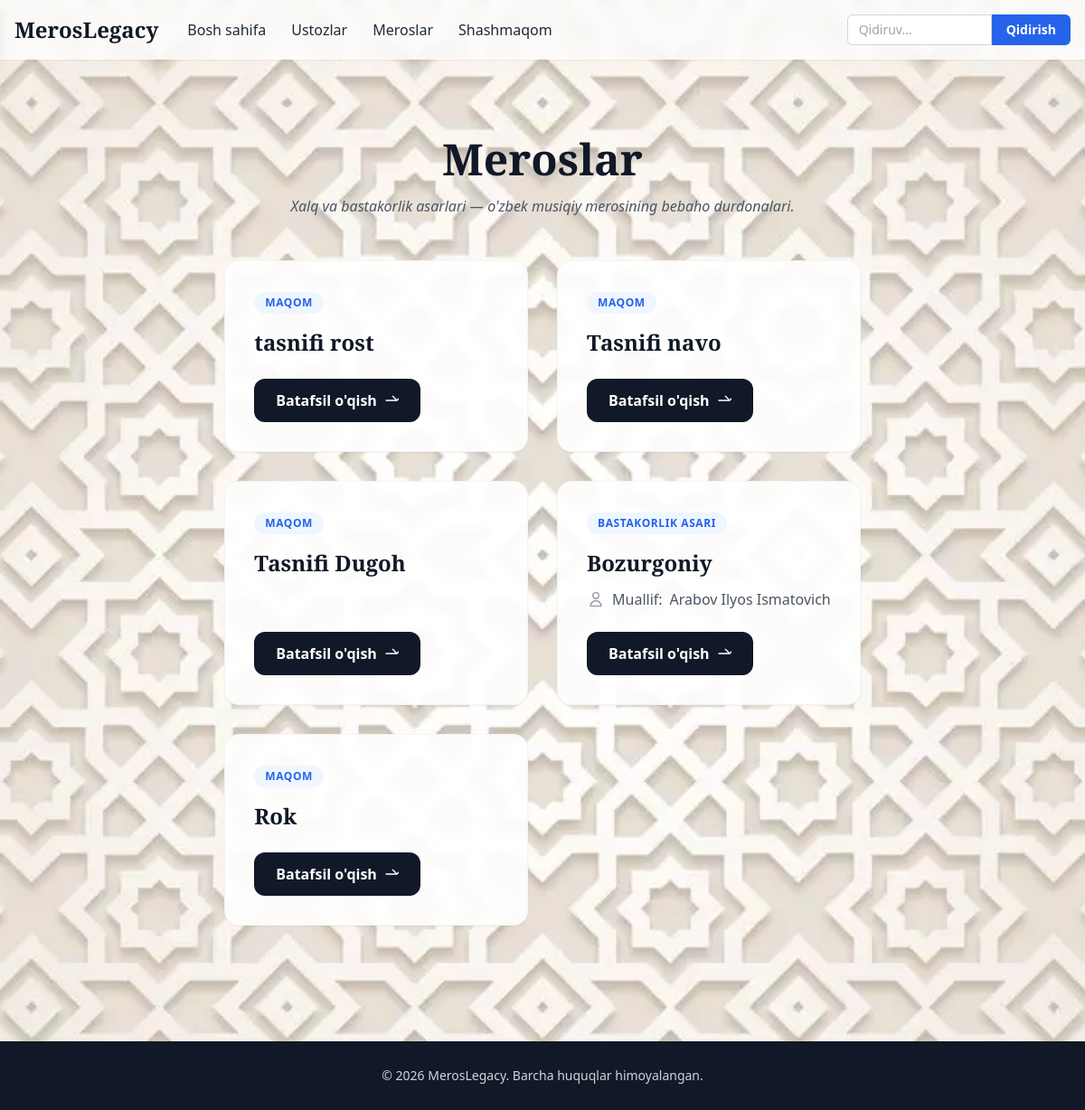
The app's page /meros/, older data.
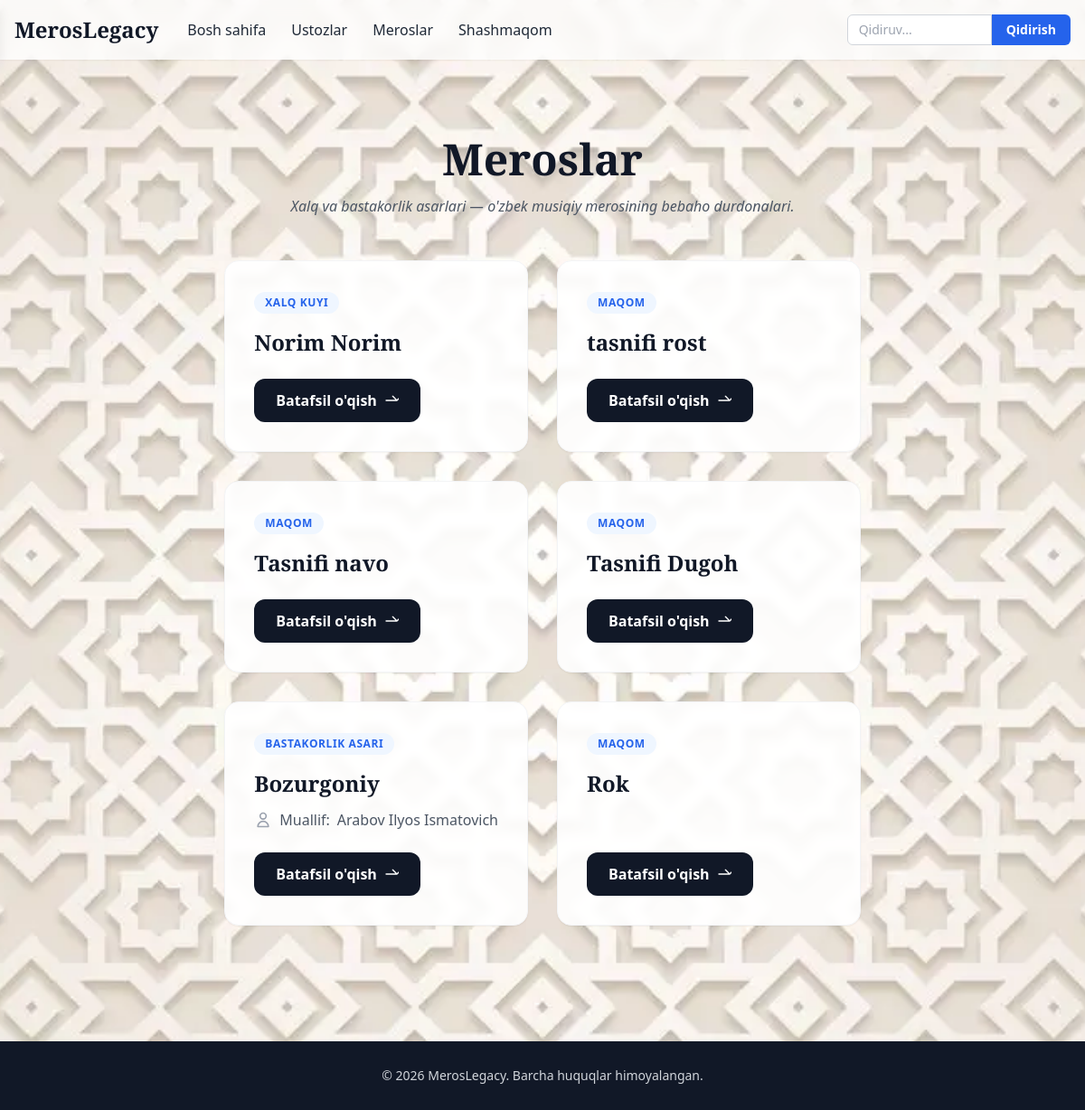
The same page, newer data.
### index/models.py (models this page shows, shortened)
class Meros(models.Model):
    RESOURCE_TYPES = [
        ('asar', 'Xalq kuyi'),
        ('composition', 'Bastakorlik asari'),
    ]
    title = models.CharField(max_length=255, verbose_name="Nom")
    teacher = models.ForeignKey(
        Teacher, on_delete=models.SET_NULL, null=True, blank=True, related_name='meroslar',
        verbose_name="Muallif (agar bo‘lsa)"
    )
    resource_type = models.CharField(max_length=20, choices=RESOURCE_TYPES, verbose_name="Turi")
    notes_file = models.FileField(upload_to='meros/notes/', blank=True, null=True, verbose_name="Nota fayli (PDF)")
    lyrics = models.TextField(blank=True, null=True, verbose_name="Matni / Tavsifi")
    youtube_link = models.URLField(blank=True, null=True, verbose_name="YouTube havolasi")
    created_at = models.DateTimeField(auto_now_add=True)
    slug = models.SlugField(unique=True, blank=True)
    class Meta:
        verbose_name = "Meros"
        verbose_name_plural = "Meroslar"
        ordering = ['-created_at']
    def get_absolute_url(self):
        return reverse("meros_detail", kwargs={'slug': self.slug})

class Teacher(models.Model):
    full_name = models.CharField(max_length=255, verbose_name="To'liq ismi")
    photo = models.ImageField(upload_to='teachers/photos/', blank=True, null=True, verbose_name='Foto')
    birth_date = models.DateField(blank=True, null=True, verbose_name="Tug'ilgan sanasi")
    death_date = models.DateField(blank=True, null=True, verbose_name="Vafot etgan sanasi")
    birth_place = models.CharField(max_length=255, verbose_name="Tug'ilgan joyi")
    profession = models.CharField(max_length=255, verbose_name="Kasbi / Cholg'u asbobi")
    biography = models.TextField(verbose_name="Biografiyasi")
    achievements = models.TextField(verbose_name="Yutuqlari", blank=True, null=True)
    slug = models.SlugField(unique=True, blank=True)
    created_at = models.DateTimeField(auto_now_add=True)
    updated_at = models.DateTimeField(auto_now=True)
    class Meta:
        verbose_name = "O'qituvchi"
        verbose_name_plural = "O'qituvchilar"
        ordering = ['full_name']

### index/views.py (the view)
# urls.py: path('meros/', views.meros_list, name='meros_list'),
def meros_list(request):
    meroslar = Meros.objects.all()
    return render(request, 'meros_list.html', {'meroslar': meroslar})

### index/templates/meros_list.html (shortened to what this page needs)
{% extends 'base.html' %}
{% load static %}
{% block content %}
<div class="max-w-6xl mx-auto px-4 py-10 md:py-16">
    <div class="text-center mb-12">
        <h1 class="font-playfair text-3xl md:text-4xl lg:text-5xl font-bold text-gray-900 mb-4">
            Meroslar
        </h1>
        <p class="text-gray-600 max-w-2xl mx-auto italic">
            Xalq va bastakorlik asarlari — o'zbek musiqiy merosining bebaho durdonalari.
        </p>
    </div>
    <div class="grid grid-cols-1 md:grid-cols-2 gap-6 lg:gap-8">
        {% for meros in meroslar %}
            <div class="bg-white/90 backdrop-blur-sm rounded-2xl shadow-sm border border-gray-100 p-6 md:p-8 hover:shadow-lg transition-all duration-300 flex flex-col justify-between group">
                <div>
                    <span class="inline-block px-3 py-1 rounded-full bg-blue-50 text-blue-600 text-xs font-bold uppercase tracking-wider mb-4">
                        {{ meros.get_resource_type_display }}
                    </span>
                    <h2 class="font-playfair text-2xl font-bold text-gray-900 mb-3 group-hover:text-blue-600 transition">
                        <a href="{{ meros.get_absolute_url }}">{{ meros.title }}</a>
                    </h2>
                    <div class="space-y-2 mb-6">
                        {% if meros.teacher %}
                        <p class="flex items-center text-gray-600">
                            <svg class="w-5 h-5 mr-2 text-gray-400" fill="none" stroke="currentColor" viewBox="0 0 24 24">
                                <path stroke-linecap="round" stroke-linejoin="round" stroke-width="2" d="M16 7a4 4 0 11-8 0 4 4 0 018 0zM12 14a7 7 0 00-7 7h14a7 7 0 00-7-7z"/>
                            </svg>
                            <span class="font-medium">Muallif:</span>
                            <span class="ml-2">{{ meros.teacher.full_name }}</span>
                        </p>
                        {% endif %}
                    </div>
                </div>
                <div class="mt-auto">
                    <a href="{{ meros.get_absolute_url }}" class="inline-flex items-center justify-center w-full md:w-auto px-6 py-3 bg-gray-900 text-white font-semibold rounded-xl hover:bg-blue-600 transition-colors duration-300">
                        Batafsil o'qish
                        <svg class="w-4 h-4 ml-2 group-hover:translate-x-1 transition-transform" fill="none" stroke="currentColor" viewBox="0 0 24 24">
                            <path stroke-linecap="round" stroke-linejoin="round" stroke-width="2" d="M14 5l7 7m0 0l7-7m-7 7H3"/>
                        </svg>
                    </a>
                </div>
            </div>
        {% empty %}
            <div class="col-span-full text-center py-20 bg-white/60 backdrop-blur rounded-3xl border-2 border-dashed border-gray-200">
                <p class="text-gray-500 text-xl font-playfair">Hozircha meroslar mavjud emas.</p>
            </div>
        {% endfor %}
    </div>
</div>
{% endblock %}

### index/templates/base.html (shortened to what this page needs)
{% load static %}
<!DOCTYPE html>
<html lang="uz">
<head>
    <script src="https://cdn.tailwindcss.com"></script>
</head>
<body class="bg-gray-50 text-gray-900 min-h-screen flex flex-col">
<header class="fixed top-0 left-0 w-full z-50 backdrop-blur bg-white/80 shadow-sm">
    <div class="max-w-7xl mx-auto flex items-center justify-between px-4 py-3 md:py-4">
        <a href="/" class="text-2xl font-playfair font-semibold text-gray-900">MerosLegacy</a>
        <nav class="hidden md:flex gap-7 ml-8 flex-1">
            <a href="/" class="font-medium text-gray-800 hover:text-blue-600 transition">Bosh sahifa</a>
            <a href="/teachers/" class="font-medium text-gray-800 hover:text-blue-600 transition">Ustozlar</a>
            <a href="/meros/" class="font-medium text-gray-800 hover:text-blue-600 transition">Meroslar</a>
            <a href="/maqomlar" class="font-medium text-gray-800 hover:text-blue-600 transition">Shashmaqom</a>
        </nav>
        <div class="hidden md:block ml-auto">
            <form action="{% url 'search' %}" method="get" class="flex">
                <input type="text" name="q" placeholder="Qidiruv..." required class="rounded-l-md border border-gray-300 bg-white px-3 py-1.5 focus:border-blue-500 focus:outline-none w-40 text-sm">
                <button type="submit" class="rounded-r-md bg-blue-600 px-4 py-1.5 text-white font-semibold hover:bg-blue-700 transition text-sm">Qidirish</button>
            </form>
        </div>
    </div>
</header>
<main class="flex-1 flex flex-col pt-[72px] md:pt-[88px]">
    {% block content %}{% endblock %}
</main>
<footer class="w-full mt-16 py-7 px-5 bg-gray-900 text-gray-300 text-center text-sm">
    <p>© 2026 MerosLegacy. Barcha huquqlar himoyalangan.</p>
</footer>
</body>
</html>

### index/templates/base.html (style rules this page uses)
html { font-family: 'Open Sans', sans-serif; }
.font-playfair { font-family: 'Playfair Display', serif; }

Row changes from the older to the newer data that the page shows:
added Meros: resource_type "XALQ KUYI", title "Norim Norim"
